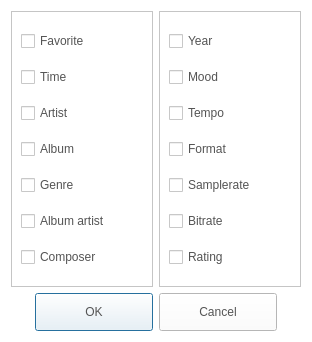
<?xml version="1.0" encoding="UTF-8"?>
<ui version="4.0">
 <class>SetTrackColumnDialog</class>
 <widget class="QDialog" name="SetTrackColumnDialog">
  <property name="geometry">
   <rect>
    <x>0</x>
    <y>0</y>
    <width>312</width>
    <height>342</height>
   </rect>
  </property>
  <property name="windowTitle">
   <string>Dialog</string>
  </property>
  <property name="styleSheet">
   <string notr="true">QLabel
{
	color: rgb(84, 84, 84);
	font: 14pt &quot;Segoe UI&quot;;
}
QCheckBox
{
	color: rgb(84, 84, 84);
	font: 14pt &quot;Segoe UI&quot;;
}
QPushButton
{
	color: rgb(84, 84, 84);
	font: 14pt &quot;Segoe UI&quot;;
}
QWidget
{
	background-color: rgb(255, 255, 255);
}</string>
  </property>
  <layout class="QGridLayout" name="gridLayout_2">
   <item row="0" column="0">
    <widget class="QFrame" name="frame">
     <property name="frameShape">
      <enum>QFrame::StyledPanel</enum>
     </property>
     <property name="frameShadow">
      <enum>QFrame::Raised</enum>
     </property>
     <layout class="QGridLayout" name="gridLayout_3">
      <item row="0" column="0">
       <widget class="QCheckBox" name="cbFavorite">
        <property name="text">
         <string>Favorite</string>
        </property>
       </widget>
      </item>
      <item row="1" column="0">
       <widget class="QCheckBox" name="cbTime">
        <property name="text">
         <string>Time</string>
        </property>
       </widget>
      </item>
      <item row="2" column="0">
       <widget class="QCheckBox" name="cbArtist">
        <property name="text">
         <string>Artist</string>
        </property>
       </widget>
      </item>
      <item row="3" column="0">
       <widget class="QCheckBox" name="cbAlbum">
        <property name="text">
         <string>Album</string>
        </property>
       </widget>
      </item>
      <item row="4" column="0">
       <widget class="QCheckBox" name="cbGenre">
        <property name="text">
         <string>Genre</string>
        </property>
       </widget>
      </item>
      <item row="5" column="0">
       <widget class="QCheckBox" name="cbAlbumArtist">
        <property name="text">
         <string>Album artist</string>
        </property>
       </widget>
      </item>
      <item row="6" column="0">
       <widget class="QCheckBox" name="cbComposer">
        <property name="text">
         <string>Composer</string>
        </property>
       </widget>
      </item>
     </layout>
    </widget>
   </item>
   <item row="0" column="1">
    <widget class="QFrame" name="frame_2">
     <property name="frameShape">
      <enum>QFrame::StyledPanel</enum>
     </property>
     <property name="frameShadow">
      <enum>QFrame::Raised</enum>
     </property>
     <layout class="QGridLayout" name="gridLayout">
      <item row="0" column="0">
       <widget class="QCheckBox" name="cbYear">
        <property name="text">
         <string>Year</string>
        </property>
       </widget>
      </item>
      <item row="1" column="0">
       <widget class="QCheckBox" name="cbMood">
        <property name="text">
         <string>Mood</string>
        </property>
       </widget>
      </item>
      <item row="2" column="0">
       <widget class="QCheckBox" name="cbTempo">
        <property name="text">
         <string>Tempo</string>
        </property>
       </widget>
      </item>
      <item row="3" column="0">
       <widget class="QCheckBox" name="cbFormat">
        <property name="text">
         <string>Format</string>
        </property>
       </widget>
      </item>
      <item row="4" column="0">
       <widget class="QCheckBox" name="cbSampleRate">
        <property name="text">
         <string>Samplerate</string>
        </property>
       </widget>
      </item>
      <item row="5" column="0">
       <widget class="QCheckBox" name="cbBitrate">
        <property name="text">
         <string>Bitrate</string>
        </property>
       </widget>
      </item>
      <item row="6" column="0">
       <widget class="QCheckBox" name="cbRating">
        <property name="text">
         <string>Rating</string>
        </property>
       </widget>
      </item>
     </layout>
    </widget>
   </item>
   <item row="1" column="0" colspan="2">
    <widget class="QDialogButtonBox" name="buttonBox">
     <property name="minimumSize">
      <size>
       <width>0</width>
       <height>0</height>
      </size>
     </property>
     <property name="styleSheet">
      <string notr="true">QPushButton
{
	border-image: url(&quot;:/resource/audiocd-popup-btn110-ok-n.png&quot;);
	width: 110px;
	height: 30px;
	color: rgb(84, 84, 84)
}

QPushButton:hover
{
 	border-image: url(&quot;:/resource/audiocd-popup-btn110-ok-h.png&quot;);
	width: 110px;
	height: 30px;	
	color: rgb(255, 255, 255)
}</string>
     </property>
     <property name="orientation">
      <enum>Qt::Horizontal</enum>
     </property>
     <property name="standardButtons">
      <set>QDialogButtonBox::Cancel|QDialogButtonBox::Ok</set>
     </property>
     <property name="centerButtons">
      <bool>true</bool>
     </property>
    </widget>
   </item>
  </layout>
 </widget>
 <resources/>
 <connections>
  <connection>
   <sender>buttonBox</sender>
   <signal>accepted()</signal>
   <receiver>SetTrackColumnDialog</receiver>
   <slot>accept()</slot>
   <hints>
    <hint type="sourcelabel">
     <x>248</x>
     <y>254</y>
    </hint>
    <hint type="destinationlabel">
     <x>157</x>
     <y>274</y>
    </hint>
   </hints>
  </connection>
  <connection>
   <sender>buttonBox</sender>
   <signal>rejected()</signal>
   <receiver>SetTrackColumnDialog</receiver>
   <slot>reject()</slot>
   <hints>
    <hint type="sourcelabel">
     <x>316</x>
     <y>260</y>
    </hint>
    <hint type="destinationlabel">
     <x>286</x>
     <y>274</y>
    </hint>
   </hints>
  </connection>
 </connections>
</ui>
